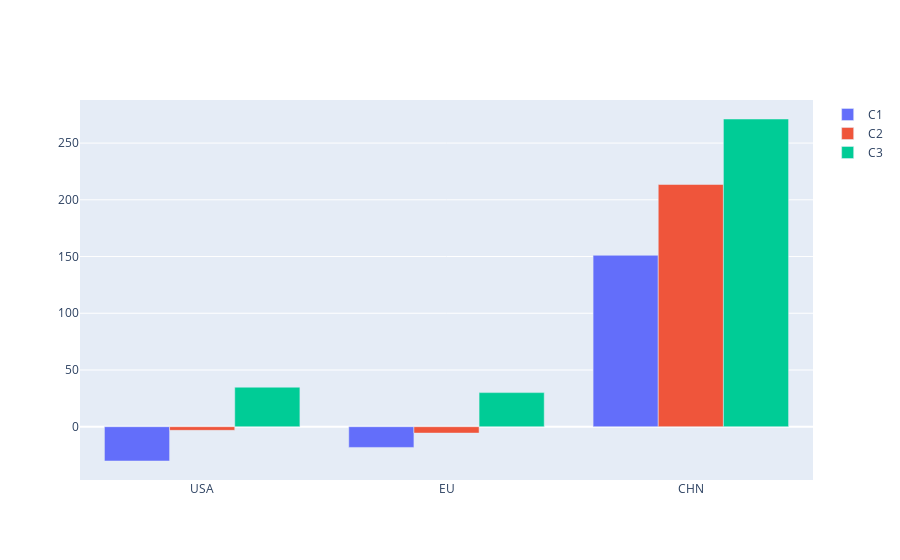

The notebook cell saved with this chart:
### Code cell
fig = go.Figure()
for c_i, c in enumerate(['C1', 'C2', 'C3']):
    bars = go.Bar(name=c,
                  x=['USA', 'EU', "CHN"],
                  y=xr_budgets_static.sel(Region=['USA', 'EU', "CHN"], Ccat=c, Variable='AP').Value)
    fig.add_trace(bars)
fig.update_layout(barmode='group')
fig.show()

### Figure 1 — Plotly figure (JSON) as saved in the notebook; plotly's stock layout.template omitted (floating-point values rounded to 4 significant figures)
{"data": [{"name": "C1", "type": "bar", "x": ["USA", "EU", "CHN"], "y": [-30.23, -18.27, 151.1]}, {"name": "C2", "type": "bar", "x": ["USA", "EU", "CHN"], "y": [-3.193, -5.627, 213.5]}, {"name": "C3", "type": "bar", "x": ["USA", "EU", "CHN"], "y": [34.82, 30.05, 271.2]}], "layout": {"barmode": "group"}}
